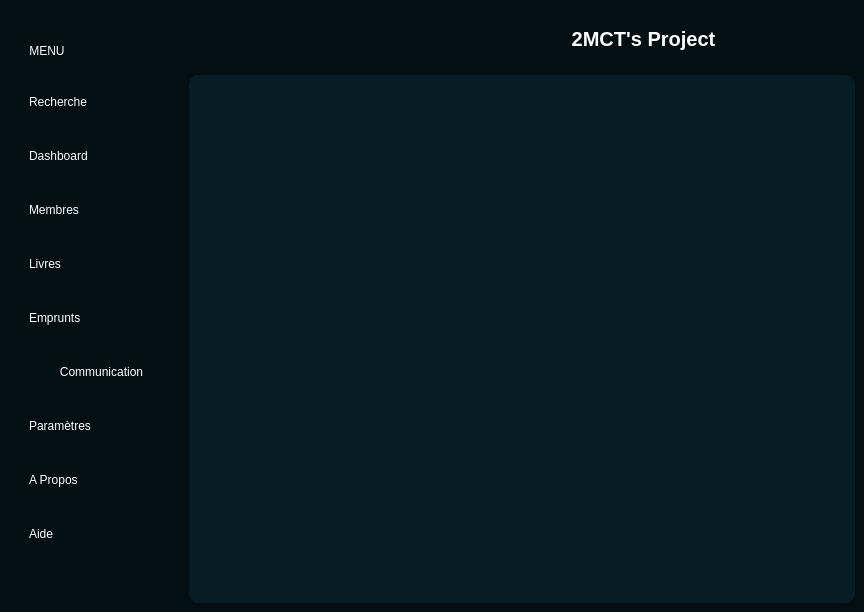
<?xml version="1.0" encoding="UTF-8"?>
<ui version="4.0">
 <class>MainWindow</class>
 <widget class="QMainWindow" name="MainWindow">
  <property name="geometry">
   <rect>
    <x>0</x>
    <y>0</y>
    <width>864</width>
    <height>612</height>
   </rect>
  </property>
  <property name="windowTitle">
   <string>MainWindow</string>
  </property>
  <widget class="QWidget" name="centralwidget">
   <property name="styleSheet">
    <string notr="true">*{
    border: none;
    background-color: transparent;
	color : #fff;
}

#centralwidget{
    background-color: #040f13;
}

#menu_side{
   background-color: #040f13;
    border-radius: 20px;
}

QPushButton{
    padding: 20px;
    background-color: #040f13;
}

#main_body{
    background-color: #071e26;
    border-radius: 10px;
}
</string>
   </property>
   <layout class="QVBoxLayout" name="verticalLayout">
    <item alignment="Qt::AlignTop">
     <widget class="QFrame" name="header">
      <property name="minimumSize">
       <size>
        <width>0</width>
        <height>60</height>
       </size>
      </property>
      <property name="maximumSize">
       <size>
        <width>16777215</width>
        <height>60</height>
       </size>
      </property>
      <property name="frameShape">
       <enum>QFrame::StyledPanel</enum>
      </property>
      <property name="frameShadow">
       <enum>QFrame::Raised</enum>
      </property>
      <layout class="QHBoxLayout" name="horizontalLayout_2">
       <property name="spacing">
        <number>0</number>
       </property>
       <property name="leftMargin">
        <number>0</number>
       </property>
       <property name="topMargin">
        <number>0</number>
       </property>
       <property name="rightMargin">
        <number>0</number>
       </property>
       <property name="bottomMargin">
        <number>0</number>
       </property>
       <item alignment="Qt::AlignLeft">
        <widget class="QFrame" name="frame">
         <property name="minimumSize">
          <size>
           <width>0</width>
           <height>70</height>
          </size>
         </property>
         <property name="maximumSize">
          <size>
           <width>16777215</width>
           <height>70</height>
          </size>
         </property>
         <property name="frameShape">
          <enum>QFrame::StyledPanel</enum>
         </property>
         <property name="frameShadow">
          <enum>QFrame::Raised</enum>
         </property>
         <layout class="QHBoxLayout" name="horizontalLayout_4">
          <property name="spacing">
           <number>0</number>
          </property>
          <property name="leftMargin">
           <number>0</number>
          </property>
          <property name="topMargin">
           <number>0</number>
          </property>
          <property name="rightMargin">
           <number>0</number>
          </property>
          <property name="bottomMargin">
           <number>0</number>
          </property>
          <item>
           <widget class="QPushButton" name="menuBtn">
            <property name="minimumSize">
             <size>
              <width>0</width>
              <height>60</height>
             </size>
            </property>
            <property name="maximumSize">
             <size>
              <width>16777215</width>
              <height>45</height>
             </size>
            </property>
            <property name="text">
             <string>MENU</string>
            </property>
            <property name="icon">
             <iconset resource="icons.qrc">
              <normaloff>:/iconWhite/align-justify.svg</normaloff>:/iconWhite/align-justify.svg</iconset>
            </property>
            <property name="iconSize">
             <size>
              <width>21</width>
              <height>21</height>
             </size>
            </property>
           </widget>
          </item>
         </layout>
        </widget>
       </item>
       <item>
        <widget class="QFrame" name="frame_3">
         <property name="minimumSize">
          <size>
           <width>0</width>
           <height>0</height>
          </size>
         </property>
         <property name="frameShape">
          <enum>QFrame::StyledPanel</enum>
         </property>
         <property name="frameShadow">
          <enum>QFrame::Raised</enum>
         </property>
         <layout class="QHBoxLayout" name="horizontalLayout_3">
          <item>
           <widget class="QLabel" name="label">
            <property name="font">
             <font>
              <pointsize>15</pointsize>
              <weight>75</weight>
              <bold>true</bold>
             </font>
            </property>
            <property name="text">
             <string>2MCT's Project</string>
            </property>
            <property name="alignment">
             <set>Qt::AlignCenter</set>
            </property>
           </widget>
          </item>
         </layout>
        </widget>
       </item>
      </layout>
     </widget>
    </item>
    <item>
     <widget class="QFrame" name="frame_2">
      <property name="sizePolicy">
       <sizepolicy hsizetype="Preferred" vsizetype="Expanding">
        <horstretch>0</horstretch>
        <verstretch>0</verstretch>
       </sizepolicy>
      </property>
      <property name="frameShape">
       <enum>QFrame::StyledPanel</enum>
      </property>
      <property name="frameShadow">
       <enum>QFrame::Raised</enum>
      </property>
      <layout class="QHBoxLayout" name="horizontalLayout">
       <property name="spacing">
        <number>0</number>
       </property>
       <property name="leftMargin">
        <number>0</number>
       </property>
       <property name="topMargin">
        <number>0</number>
       </property>
       <property name="rightMargin">
        <number>0</number>
       </property>
       <property name="bottomMargin">
        <number>0</number>
       </property>
       <item>
        <widget class="QWidget" name="menu_side" native="true">
         <property name="minimumSize">
          <size>
           <width>180</width>
           <height>300</height>
          </size>
         </property>
         <property name="maximumSize">
          <size>
           <width>100</width>
           <height>700</height>
          </size>
         </property>
         <layout class="QVBoxLayout" name="verticalLayout_2">
          <property name="spacing">
           <number>0</number>
          </property>
          <property name="leftMargin">
           <number>0</number>
          </property>
          <property name="topMargin">
           <number>0</number>
          </property>
          <property name="rightMargin">
           <number>0</number>
          </property>
          <property name="bottomMargin">
           <number>0</number>
          </property>
          <item alignment="Qt::AlignTop">
           <widget class="QFrame" name="frame_4">
            <property name="minimumSize">
             <size>
              <width>0</width>
              <height>0</height>
             </size>
            </property>
            <property name="styleSheet">
             <string notr="true"/>
            </property>
            <property name="frameShape">
             <enum>QFrame::StyledPanel</enum>
            </property>
            <property name="frameShadow">
             <enum>QFrame::Raised</enum>
            </property>
            <layout class="QVBoxLayout" name="verticalLayout_3">
             <property name="spacing">
              <number>0</number>
             </property>
             <property name="leftMargin">
              <number>0</number>
             </property>
             <property name="topMargin">
              <number>0</number>
             </property>
             <property name="rightMargin">
              <number>0</number>
             </property>
             <property name="bottomMargin">
              <number>0</number>
             </property>
             <item>
              <widget class="QPushButton" name="btnSearch">
               <property name="styleSheet">
                <string notr="true">#btnSearch{
	text-align: left
}</string>
               </property>
               <property name="text">
                <string>Recherche</string>
               </property>
               <property name="icon">
                <iconset resource="icons.qrc">
                 <normaloff>:/iconWhite/search.svg</normaloff>:/iconWhite/search.svg</iconset>
               </property>
               <property name="iconSize">
                <size>
                 <width>20</width>
                 <height>20</height>
                </size>
               </property>
              </widget>
             </item>
             <item>
              <widget class="QPushButton" name="btnDash">
               <property name="styleSheet">
                <string notr="true">#btnDash{
	text-align: left
}</string>
               </property>
               <property name="text">
                <string>Dashboard</string>
               </property>
               <property name="icon">
                <iconset resource="icons.qrc">
                 <normaloff>:/iconWhite/bar-chart-2.svg</normaloff>:/iconWhite/bar-chart-2.svg</iconset>
               </property>
               <property name="iconSize">
                <size>
                 <width>20</width>
                 <height>20</height>
                </size>
               </property>
              </widget>
             </item>
             <item>
              <widget class="QPushButton" name="btnMember">
               <property name="styleSheet">
                <string notr="true">#btnMember{
	text-align: left
}</string>
               </property>
               <property name="text">
                <string>Membres</string>
               </property>
               <property name="icon">
                <iconset resource="icons.qrc">
                 <normaloff>:/iconWhite/users.svg</normaloff>:/iconWhite/users.svg</iconset>
               </property>
               <property name="iconSize">
                <size>
                 <width>20</width>
                 <height>20</height>
                </size>
               </property>
              </widget>
             </item>
             <item>
              <widget class="QPushButton" name="btnBook">
               <property name="styleSheet">
                <string notr="true">#btnBook{
	text-align: left
}</string>
               </property>
               <property name="text">
                <string>Livres</string>
               </property>
               <property name="icon">
                <iconset resource="icons.qrc">
                 <normaloff>:/iconWhite/book.svg</normaloff>:/iconWhite/book.svg</iconset>
               </property>
               <property name="iconSize">
                <size>
                 <width>20</width>
                 <height>20</height>
                </size>
               </property>
              </widget>
             </item>
             <item>
              <widget class="QPushButton" name="btnEmprunt">
               <property name="styleSheet">
                <string notr="true">#btnEmprunt{
	text-align: left;
}</string>
               </property>
               <property name="text">
                <string>Emprunts</string>
               </property>
               <property name="icon">
                <iconset resource="icons.qrc">
                 <normaloff>:/iconWhite/repeat.svg</normaloff>:/iconWhite/repeat.svg</iconset>
               </property>
               <property name="iconSize">
                <size>
                 <width>20</width>
                 <height>20</height>
                </size>
               </property>
              </widget>
             </item>
             <item>
              <widget class="QPushButton" name="btnCommunication">
               <property name="styleSheet">
                <string notr="true">#btnCommunication{
	padding-left : 25px;
}</string>
               </property>
               <property name="text">
                <string>Communication</string>
               </property>
               <property name="icon">
                <iconset resource="icons.qrc">
                 <normaloff>:/iconWhite/mail.svg</normaloff>:/iconWhite/mail.svg</iconset>
               </property>
               <property name="iconSize">
                <size>
                 <width>20</width>
                 <height>20</height>
                </size>
               </property>
              </widget>
             </item>
             <item>
              <widget class="QPushButton" name="btnSetting">
               <property name="styleSheet">
                <string notr="true">#btnSetting{
	text-align: left;
}</string>
               </property>
               <property name="text">
                <string>Paramètres</string>
               </property>
               <property name="icon">
                <iconset resource="icons.qrc">
                 <normaloff>:/iconWhite/settings.svg</normaloff>:/iconWhite/settings.svg</iconset>
               </property>
               <property name="iconSize">
                <size>
                 <width>20</width>
                 <height>20</height>
                </size>
               </property>
              </widget>
             </item>
             <item>
              <widget class="QPushButton" name="btnAbout">
               <property name="styleSheet">
                <string notr="true">#btnAbout{
	text-align: left;
}</string>
               </property>
               <property name="text">
                <string>A Propos</string>
               </property>
               <property name="icon">
                <iconset resource="icons.qrc">
                 <normaloff>:/iconWhite/info.svg</normaloff>:/iconWhite/info.svg</iconset>
               </property>
               <property name="iconSize">
                <size>
                 <width>20</width>
                 <height>20</height>
                </size>
               </property>
              </widget>
             </item>
             <item>
              <widget class="QPushButton" name="btnHelp">
               <property name="styleSheet">
                <string notr="true">#btnHelp{
	text-align: left;
}</string>
               </property>
               <property name="text">
                <string>Aide</string>
               </property>
               <property name="icon">
                <iconset resource="icons.qrc">
                 <normaloff>:/iconWhite/help-circle.svg</normaloff>:/iconWhite/help-circle.svg</iconset>
               </property>
               <property name="iconSize">
                <size>
                 <width>20</width>
                 <height>20</height>
                </size>
               </property>
              </widget>
             </item>
            </layout>
           </widget>
          </item>
         </layout>
        </widget>
       </item>
       <item>
        <widget class="QFrame" name="main_body">
         <property name="sizePolicy">
          <sizepolicy hsizetype="Expanding" vsizetype="Preferred">
           <horstretch>0</horstretch>
           <verstretch>0</verstretch>
          </sizepolicy>
         </property>
         <property name="minimumSize">
          <size>
           <width>0</width>
           <height>0</height>
          </size>
         </property>
         <property name="frameShape">
          <enum>QFrame::StyledPanel</enum>
         </property>
         <property name="frameShadow">
          <enum>QFrame::Raised</enum>
         </property>
         <layout class="QHBoxLayout" name="horizontalLayout_5">
          <item>
           <widget class="QLabel" name="label_2">
            <property name="text">
             <string/>
            </property>
            <property name="alignment">
             <set>Qt::AlignCenter</set>
            </property>
           </widget>
          </item>
          <item>
           <widget class="QStackedWidget" name="stackedWidget">
            <property name="minimumSize">
             <size>
              <width>0</width>
              <height>0</height>
             </size>
            </property>
            <widget class="QWidget" name="page"/>
            <widget class="QWidget" name="page_3"/>
            <widget class="QWidget" name="page_2"/>
           </widget>
          </item>
         </layout>
        </widget>
       </item>
      </layout>
     </widget>
    </item>
   </layout>
  </widget>
  <widget class="QMenuBar" name="menubar">
   <property name="geometry">
    <rect>
     <x>0</x>
     <y>0</y>
     <width>864</width>
     <height>23</height>
    </rect>
   </property>
  </widget>
 </widget>
 <resources>
  <include location="icons.qrc"/>
 </resources>
 <connections/>
</ui>
